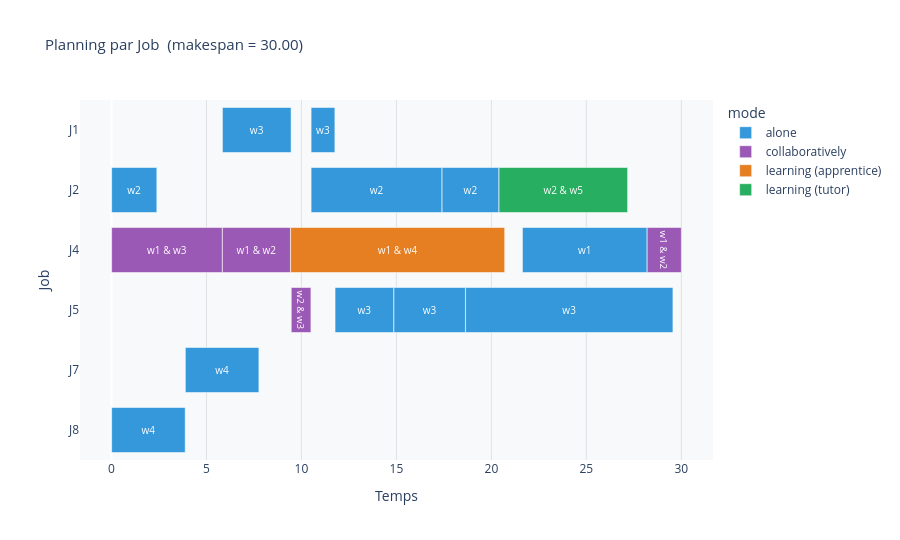

Notebook source saved alongside this figure:
### Code cell
gantt_chart_by_job(df, instance)

### Figure 1 — Plotly figure (JSON) as saved in the notebook; plotly's stock layout.template omitted (floating-point values rounded to 4 significant figures)
{"data": [{"base": [5.843, 10.51, 0.01, 10.51, 17.41, 21.64, 11.77, 14.87, 18.64, 3.891, 0.01], "customdata": [["Op 1/3", "w3", "alone", "4.0", "3.0", "3.0", "False", "9.46"], ["Op 2/3", "w3", "alone", "4.0", "3.0", "2.0", "False", "11.76"], ["Op 1/6", "w2", "alone", "2.800044712759295", "1.0", "0.0", "False", "2.39"], ["Op 2/6", "w2", "alone", "4.0", "4.0", "3.0", "False", "17.4"], ["Op 3/6", "w2", "alone", "4.0", "4.0", "1.0", "False", "20.39"], ["Op 4/5", "w1", "alone", "4.0", "4.0", "4.0", "True", "28.19"], ["Op 2/4", "w3", "alone", "4.0", "4.0", "4.0", "True", "14.86"], ["Op 3/4", "w3", "alone", "4.0", "3.0", "3.0", "True", "18.63"], ["Op 4/4", "w3", "alone", "4.0", "3.0", "0.0", "True", "29.56"], ["Op 1/4", "w4", "alone", "3.454315682974011", "3.0", "4.0", "False", "7.76"], ["Op 1/6", "w4", "alone", "3.454315682974011", "3.0", "4.0", "False", "3.88"]], "hovertemplate": "<b>%{y}  —  %{customdata[0]}</b><br>Workers   : %{customdata[1]}<br>Mode      : %{customdata[2]}<br>Niveau w  : %{customdata[3]}<br>Difficulté: %{customdata[4]}<br>Métier    : %{customdata[5]}<br>Job réalisé: %{customdata[6]}<br>Début : %{base:.2f}  |  Fin : %{customdata[7]}<br><extra></extra>", "insidetextanchor": "middle", "marker": {"color": "#3498DB", "line": {"color": "white", "width": 0.5}}, "name": "alone", "orientation": "h", "text": ["w3", "w3", "w2", "w2", "w2", "w1", "w3", "w3", "w3", "w4", "w4"], "textfont": {"color": "white", "size": 10}, "textposition": "inside", "type": "bar", "x": [3.612, 1.251, 2.378, 6.886, 2.988, 6.556, 3.089, 3.763, 10.91, 3.871, 3.871], "y": ["J1", "J1", "J2", "J2", "J2", "J4", "J5", "J5", "J5", "J7", "J8"]}, {"base": [0.01, 5.843, 28.2, 9.465], "customdata": [["Op 1/5", "w1 & w3", "collaboratively", "4.0", "4.0", "4.0", "True", "5.83"], ["Op 2/5", "w1 & w2", "collaboratively", "4.0", "4.0", "3.0", "True", "9.42"], ["Op 5/5", "w1 & w2", "collaboratively", "4.0", "4.0", "3.0", "True", "30.0"], ["Op 1/4", "w2 & w3", "collaboratively", "2.800044712759295", "2.0", "0.0", "True", "10.5"]], "hovertemplate": "<b>%{y}  —  %{customdata[0]}</b><br>Workers   : %{customdata[1]}<br>Mode      : %{customdata[2]}<br>Niveau w  : %{customdata[3]}<br>Difficulté: %{customdata[4]}<br>Métier    : %{customdata[5]}<br>Job réalisé: %{customdata[6]}<br>Début : %{base:.2f}  |  Fin : %{customdata[7]}<br><extra></extra>", "insidetextanchor": "middle", "marker": {"color": "#9B59B6", "line": {"color": "white", "width": 0.5}}, "name": "collaboratively", "orientation": "h", "text": ["w1 & w3", "w1 & w2", "w1 & w2", "w2 & w3"], "textfont": {"color": "white", "size": 10}, "textposition": "inside", "type": "bar", "x": [5.823, 3.58, 1.798, 1.035], "y": ["J4", "J4", "J4", "J5"]}, {"base": [9.433], "customdata": [["Op 3/5", "w1 & w4", "learning (apprentice)", "2.863260527821172", "3.0", "1.0", "True", "20.7"]], "hovertemplate": "<b>%{y}  —  %{customdata[0]}</b><br>Workers   : %{customdata[1]}<br>Mode      : %{customdata[2]}<br>Niveau w  : %{customdata[3]}<br>Difficulté: %{customdata[4]}<br>Métier    : %{customdata[5]}<br>Job réalisé: %{customdata[6]}<br>Début : %{base:.2f}  |  Fin : %{customdata[7]}<br><extra></extra>", "insidetextanchor": "middle", "marker": {"color": "#E67E22", "line": {"color": "white", "width": 0.5}}, "name": "learning (apprentice)", "orientation": "h", "text": ["w1 & w4"], "textfont": {"color": "white", "size": 10}, "textposition": "inside", "type": "bar", "x": [11.27], "y": ["J4"]}, {"base": [20.4], "customdata": [["Op 4/6", "w2 & w5", "learning (tutor)", "2.9076148857628006", "3.0", "3.0", "False", "27.17"]], "hovertemplate": "<b>%{y}  —  %{customdata[0]}</b><br>Workers   : %{customdata[1]}<br>Mode      : %{customdata[2]}<br>Niveau w  : %{customdata[3]}<br>Difficulté: %{customdata[4]}<br>Métier    : %{customdata[5]}<br>Job réalisé: %{customdata[6]}<br>Début : %{base:.2f}  |  Fin : %{customdata[7]}<br><extra></extra>", "insidetextanchor": "middle", "marker": {"color": "#27AE60", "line": {"color": "white", "width": 0.5}}, "name": "learning (tutor)", "orientation": "h", "text": ["w2 & w5"], "textfont": {"color": "white", "size": 10}, "textposition": "inside", "type": "bar", "x": [6.767], "y": ["J2"]}], "layout": {"bargap": 0.25, "barmode": "overlay", "height": 540, "hoverlabel": {"bgcolor": "white", "font": {"size": 12}}, "legend": {"title": {"text": "mode"}}, "paper_bgcolor": "white", "plot_bgcolor": "#F8F9FA", "title": {"font": {"size": 15}, "text": "Planning par Job  (makespan = 30.00)"}, "xaxis": {"gridcolor": "#DEE2E6", "showgrid": true, "title": {"text": "Temps"}, "type": "linear"}, "yaxis": {"categoryarray": ["J8", "J7", "J5", "J4", "J2", "J1"], "categoryorder": "array", "showgrid": false, "title": {"text": "Job"}}}}
